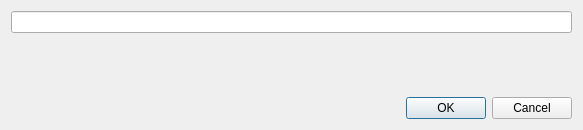
<?xml version="1.0" encoding="UTF-8"?>
<ui version="4.0">
 <class>GameRenameDialog</class>
 <widget class="QDialog" name="GameRenameDialog">
  <property name="geometry">
   <rect>
    <x>0</x>
    <y>0</y>
    <width>583</width>
    <height>130</height>
   </rect>
  </property>
  <property name="windowTitle">
   <string>Rename Game</string>
  </property>
  <property name="modal">
   <bool>true</bool>
  </property>
  <layout class="QVBoxLayout" name="verticalLayout">
   <item>
    <widget class="QLineEdit" name="mp_edit_name">
     <property name="maxLength">
      <number>32</number>
     </property>
    </widget>
   </item>
   <item>
    <widget class="QLabel" name="mp_label_bytes">
     <property name="text">
      <string/>
     </property>
    </widget>
   </item>
   <item>
    <spacer name="verticalSpacer">
     <property name="orientation">
      <enum>Qt::Vertical</enum>
     </property>
     <property name="sizeHint" stdset="0">
      <size>
       <width>20</width>
       <height>40</height>
      </size>
     </property>
    </spacer>
   </item>
   <item>
    <widget class="QDialogButtonBox" name="mp_button_box">
     <property name="orientation">
      <enum>Qt::Horizontal</enum>
     </property>
     <property name="standardButtons">
      <set>QDialogButtonBox::Cancel|QDialogButtonBox::Ok</set>
     </property>
    </widget>
   </item>
  </layout>
 </widget>
 <resources/>
 <connections>
  <connection>
   <sender>mp_button_box</sender>
   <signal>accepted()</signal>
   <receiver>GameRenameDialog</receiver>
   <slot>accept()</slot>
   <hints>
    <hint type="sourcelabel">
     <x>248</x>
     <y>254</y>
    </hint>
    <hint type="destinationlabel">
     <x>157</x>
     <y>274</y>
    </hint>
   </hints>
  </connection>
  <connection>
   <sender>mp_button_box</sender>
   <signal>rejected()</signal>
   <receiver>GameRenameDialog</receiver>
   <slot>reject()</slot>
   <hints>
    <hint type="sourcelabel">
     <x>316</x>
     <y>260</y>
    </hint>
    <hint type="destinationlabel">
     <x>286</x>
     <y>274</y>
    </hint>
   </hints>
  </connection>
  <connection>
   <sender>mp_edit_name</sender>
   <signal>textChanged(QString)</signal>
   <receiver>GameRenameDialog</receiver>
   <slot>nameChanged(QString)</slot>
   <hints>
    <hint type="sourcelabel">
     <x>259</x>
     <y>20</y>
    </hint>
    <hint type="destinationlabel">
     <x>259</x>
     <y>50</y>
    </hint>
   </hints>
  </connection>
 </connections>
 <slots>
  <slot>nameChanged(QString)</slot>
 </slots>
</ui>
